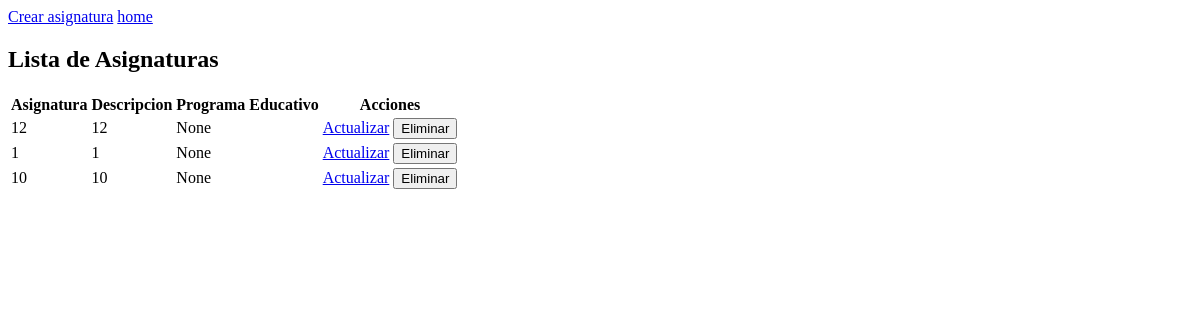
Before: /asignaturas/ with the older database file.
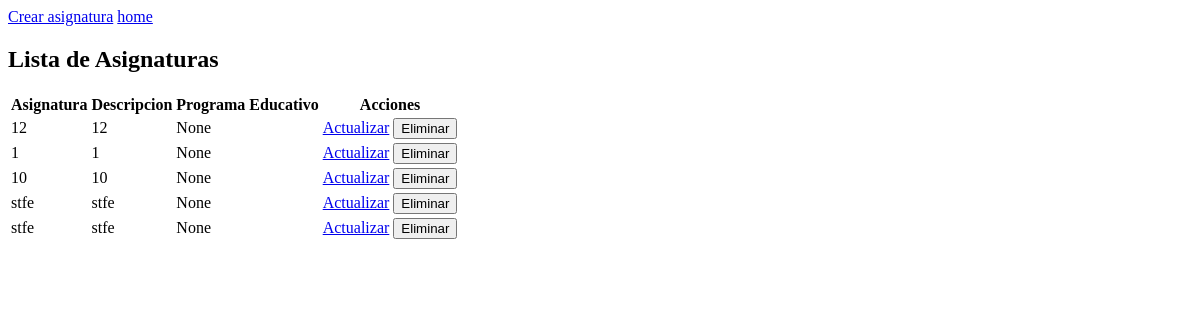
After: the same page with the newer database file.
### Proyecto/models.py (models this page shows)
class Asignatura(models.Model):
     nombreAsignatura = models.CharField(max_length=100)
     descripcionAsignatura = models.CharField(max_length=100)
     idProgramaEducativo = models.ForeignKey(programaEducativo,on_delete=models.CASCADE,blank=True,null=True,)

### Proyecto/views.py (the view)
# urls.py: path('asignaturas/',views.asignaturas, name='asignaturas'),
def asignaturas(request):
    asignatura = Asignatura.objects.all()
    return render(request, 'asignaturas.html', {'asignatura': asignatura})

### Proyecto/Templates/asignaturas.html (shortened to what this page needs)
<!DOCTYPE html>
<html lang="en">
<head>
</head>
<body>
    <a href="{% url 'create_asignatura' %}" class="btn btn-danger mt-3">Crear asignatura</a>
    <a href="{% url 'home' %}" class="btn btn-danger mt-3">home</a>
    <div class="container mt-4">
        <h2 class="text-center">Lista de Asignaturas</h2>
        <div class="table-responsive rounded">
            <table id="tablaHerramientas" class="table table-bordered table-striped">
                <thead class="thead-dark">
                    <tr>
                        <th>Asignatura</th>
                        <th>Descripcion</th>
                        <th>Programa Educativo</th>
                        <th>Acciones</th>
                    </tr>
                </thead>
                <tbody>
                    {% for asignatura in asignatura %}
                    <tr>
                        <td>{{ asignatura.nombreAsignatura }}</td>
                        <td>{{ asignatura.descripcionAsignatura }}</td>
                        <td>{{ asignatura.idProgramaEducativo }}</td>
                        <td>
                            <a href="{% url 'update_asignatura' asignatura.id %}" class="btn btn-primary">Actualizar</a>
                            <form action="{% url 'delete_user' asignatura.id %}" method="post" style="display: inline;">
                                <button type="submit" class="btn btn-danger">Eliminar</button>
                            </form>
                        </td>
                    </tr>
                    {% endfor %}
                </tbody>
            </table>
        </div>
    </div>
</body>
</html>

Changed rows visible on the page:
added Asignatura: nombreAsignatura "stfe", descripcionAsignatura "stfe", idProgramaEducativo "None"
added Asignatura: nombreAsignatura "stfe", descripcionAsignatura "stfe", idProgramaEducativo "None"
